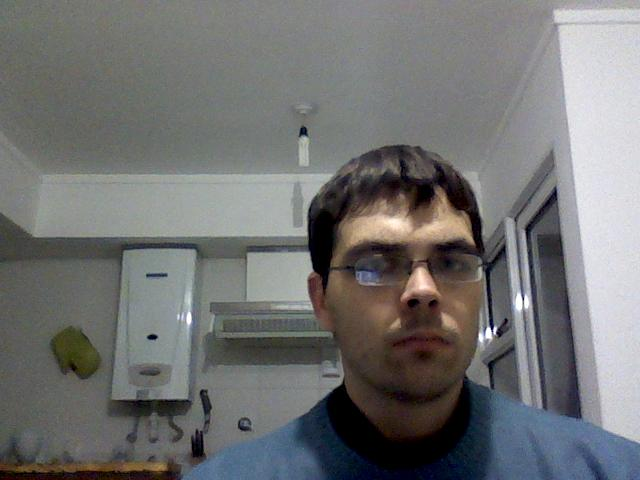
//> input picture opticalFlow/src/image0.jpg, 640 x 480 px
$ ./lkopticalflow   (built with g++ and OpenCV 4)
//> lines starting //> are read from the running program, lines starting //| are printed output that depends on the picture
// Pyramid L-K optical flow example
//
#include <cv.h>
#include <cxcore.h>
#include <highgui.h>
#include <stdio.h>
#include <ctype.h>
const int MAX_CORNERS = 500;
int main(int argc, char** argv) {
	// Initialize, load two images from the file system, and
	// allocate the images and other structures we will need for
	// results.
	//
	IplImage* imgA = cvLoadImage("image0.jpg", CV_LOAD_IMAGE_GRAYSCALE);
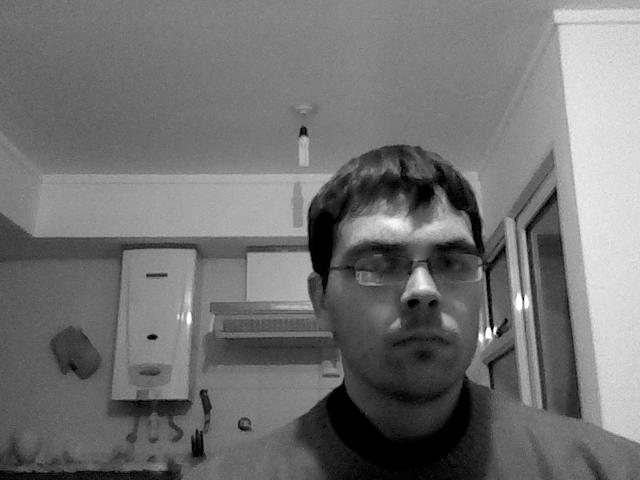
//> imgA: 480 rows x 640 cols, CV_8UC1; min 0, max 255, mean 114.2
	IplImage* imgB = cvLoadImage("image1.jpg", CV_LOAD_IMAGE_GRAYSCALE);
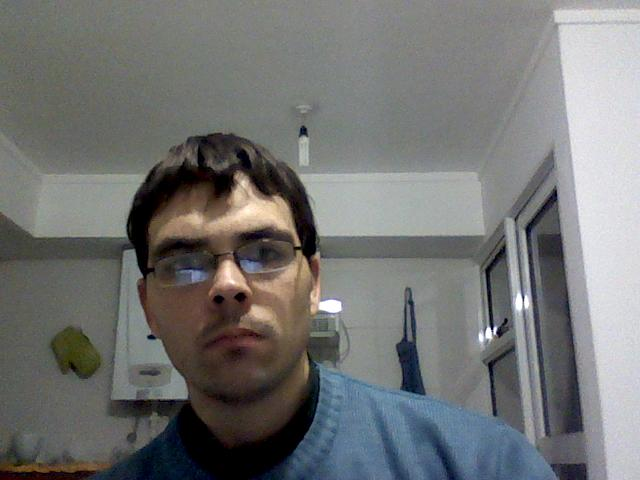
//> input picture opticalFlow/src/image1.jpg, 640 x 480 px
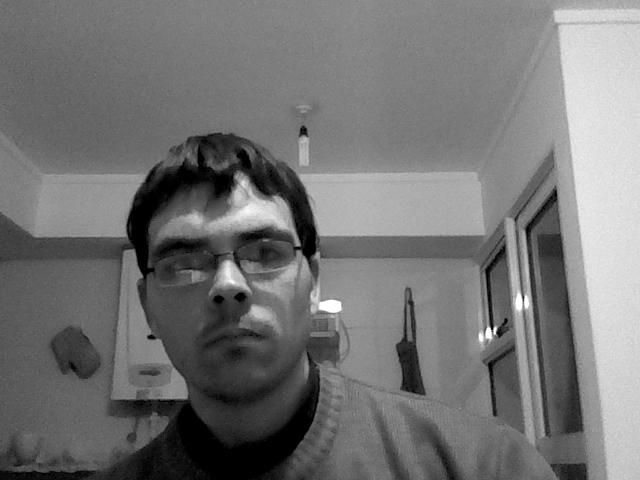
//> imgB: 480 rows x 640 cols, CV_8UC1; min 0, max 255, mean 116.1
//> (the run ends here: the program needs code that is not available in this run, at `CvSize img_sz = cvGetSize()e(imgA);`)
